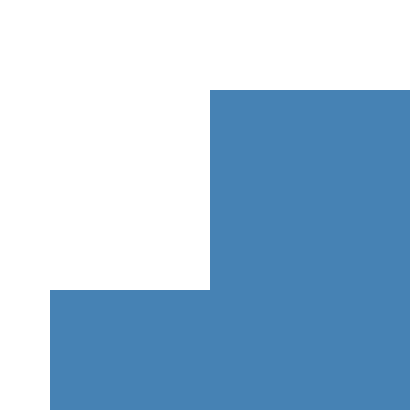

The Vega-Lite source for this figure:
### Vega specification from a JSON file in a GitHub repository (floating-point values rounded to 4 significant figures)
{"$schema": "https://vega.github.io/schema/vega/v6.json", "width": 200, "height": 200, "padding": 5, "signals": [{"name": "barFill", "value": "steelblue"}], "data": [{"name": "source_0", "values": [{"x": 10, "y": 30}, {"x": 50, "y": 80}]}], "scales": [{"name": "x", "type": "linear", "domain": [0, 100], "range": "width"}, {"name": "y", "type": "linear", "domain": [0, 100], "range": "height"}], "marks": [{"type": "rect", "from": {"data": "source_0"}, "encode": {"enter": {"x": {"scale": "x", "field": "x"}, "y": {"scale": "y", "field": "y"}, "x2": {"scale": "x", "value": 100}, "y2": {"scale": "y", "value": 0}, "fill": {"signal": "barFill"}}}}]}
